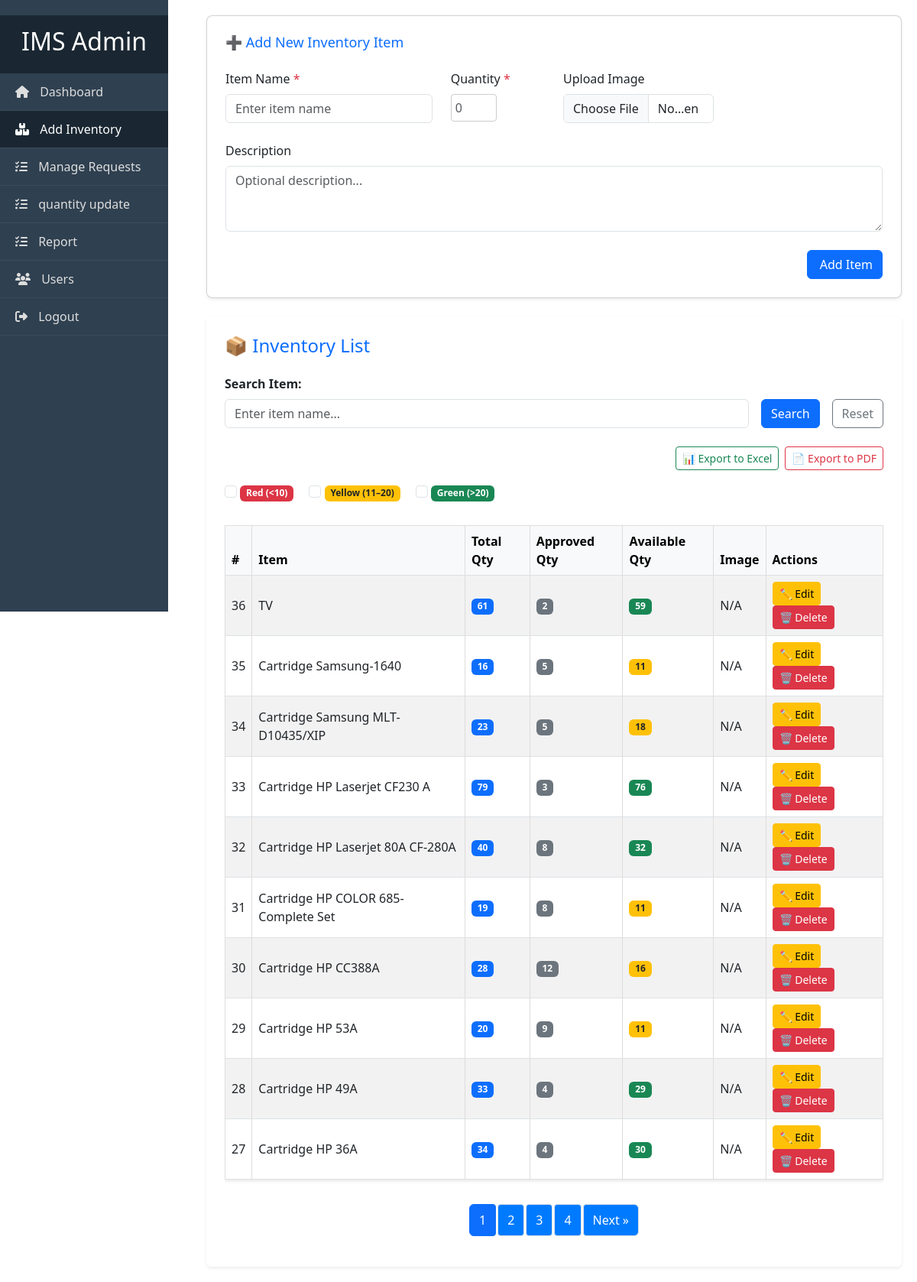
Screenshot of /admin/add_inventory.php (signed in) with the database file from the repository.
### tables this page shows
CREATE TABLE `inventory` (
  `id` int(11) NOT NULL,
  `item_name` varchar(255) NOT NULL,
  `description` text DEFAULT NULL,
  `quantity` int(11) NOT NULL DEFAULT 0,
  `created_at` timestamp NOT NULL DEFAULT current_timestamp(),
  `updated_at` timestamp NOT NULL DEFAULT current_timestamp() ON UPDATE current_timestamp(),
  `image_path` varchar(255) DEFAULT NULL
);

### admin/add_inventory.php (the view, shortened to what this page needs)
<?php
include '../config/db.php';
$search = trim($_GET['search'] ?? '');
$page = isset($_GET['page']) ? max(1, (int)$_GET['page']) : 1;
$limit = 10;
$offset = ($page - 1) * $limit;
$whereClauses = [];
$params = [];
$types = '';
$whereSql = count($whereClauses) > 0 ? 'WHERE ' . implode(' AND ', $whereClauses) : '';
$query = "
    SELECT
        i.*,
        IFNULL(SUM(r.approved_quantity), 0) AS approved_qty
    FROM inventory i
    LEFT JOIN requests r
        ON i.id = r.item_id AND r.status = 'approved'
    $whereSql
    GROUP BY i.id
    ORDER BY i.created_at DESC
    LIMIT ? OFFSET ?
";
$params[] = $limit;
$params[] = $offset;
$types .= 'ii';
$stmt = $conn->prepare($query);
$stmt->bind_param($types, ...$params);
$stmt->execute();
$result = $stmt->get_result();
$count_query = "SELECT COUNT(*) FROM inventory $whereSql";
$count_stmt = $conn->prepare($count_query);
$count_stmt->execute();
$count_stmt->bind_result($total_items);
$total_pages = ceil($total_items / $limit);
?>
<!DOCTYPE html>
<html lang="en">
<head>
  <link href="https://cdn.jsdelivr.net/npm/bootstrap@5.3.0/dist/css/bootstrap.min.css" rel="stylesheet" />
    <link rel="stylesheet" href="../admin/admin-style.css">
</head>
<body>
<?php include '../header.php'; ?>
<?php include '../sidebar.php'; ?>
<div class="content-wrapper">
<div class="card card-custom shadow-sm p-4 mb-4 rounded-3">
    <h3 class="text-primary mb-4">➕ Add New Inventory Item</h3>
    <form method="POST" enctype="multipart/form-data" class="row g-4">
        <div class="col-md-4">
            <label for="item_name" class="form-label">Item Name <span class="text-danger">*</span></label>
            <input type="text" id="item_name" name="item_name" class="form-control" required placeholder="Enter item name" />
        </div>
        <div class="col-md-2">
            <label for="quantity" class="form-label">Quantity <span class="text-danger">*</span></label>
            <input type="number" id="quantity" name="quantity" class="form-control" required min="1" placeholder="0" />
        </div>
        <div class="col-md-3">
            <label for="item_image" class="form-label">Upload Image</label>
            <input type="file" id="item_image" name="item_image" class="form-control" accept="image/*" />
        </div>
        <div class="col-md-12">
            <label for="description" class="form-label">Description</label>
            <textarea id="description" name="description" class="form-control" rows="3" placeholder="Optional description..."></textarea>
        </div>
        <div class="col-12 d-flex justify-content-end">
            <button type="submit" name="add_item" class="btn btn-primary">
                <i class="bi bi-plus-circle me-1"></i> Add Item
            </button>
        </div>
    </form>
</div>
  <div class="table-card shadow-sm p-4 bg-white rounded">
  <h4 class="mb-4 text-primary">📦 Inventory List</h4>
<form method="GET" class="row g-3 align-items-end mb-4">
  <div class="col-md">
    <label for="search" class="form-label fw-semibold">Search Item:</label>
    <input type="text" id="search" name="search" class="form-control" placeholder="Enter item name..." value="<?= htmlspecialchars($search) ?>">
  </div>
  <div class="col-auto">
    <button type="submit" class="btn btn-primary mt-2">Search</button>
  </div>
  <div class="col-auto">
    <a href="add_inventory.php" class="btn btn-outline-secondary mt-2">Reset</a>
  </div>
</form>
  <div class="d-flex justify-content-end gap-2 mb-3">
    <a href="export_excel.php" class="btn btn-outline-success btn-sm">📊 Export to Excel</a>
    <a href="export_pdf.php" class="btn btn-outline-danger btn-sm">📄 Export to PDF</a>
  </div>
  <div class="mb-3">
  <label class="form-check-label me-3">
    <input type="checkbox" class="form-check-input filter-checkbox" value="red">
    <span class="badge bg-danger">Red (&lt;10)</span>
  </label>
  <label class="form-check-label me-3">
    <input type="checkbox" class="form-check-input filter-checkbox" value="yellow">
    <span class="badge bg-warning text-dark">Yellow (11–20)</span>
  </label>
  <label class="form-check-label">
    <input type="checkbox" class="form-check-input filter-checkbox" value="green">
    <span class="badge bg-success">Green (&gt;20)</span>
  </label>
</div>
<div class="table-responsive">
    <table class="table table-bordered table-striped align-middle">
      <thead class="table-light">
        <tr>
          <th>#</th>
          <th>Item</th>
          <th>Total Qty</th>
          <th>Approved Qty</th>
          <th>Available Qty</th>
          <th>Image</th>
          <th>Actions</th>
        </tr>
      </thead>
      <tbody>
        <?php if ($result->num_rows): ?>
          <?php while ($row = $result->fetch_assoc()): ?>
            <?php
              $total = (int)$row['quantity'];
              $approved = (int)$row['approved_qty'];
              $available = max(0, $total - $approved);
            ?>
            <tr data-available="<?= $available ?>">
              <td><?= $row['id'] ?></td>
              <td><?= htmlspecialchars($row['item_name']) ?></td>
              <td><span class="badge bg-primary"><?= $total ?></span></td>
              <td><span class="badge bg-secondary"><?= $approved ?></span></td>
              <td>
                <?php if ($available < 10): ?>
                  <span class="badge bg-danger"><?= $available ?></span>
                <?php elseif ($available <= 20): ?>
                  <span class="badge bg-warning text-dark"><?= $available ?></span>
                <?php else: ?>
                  <span class="badge bg-success"><?= $available ?></span>
                <?php endif; ?>
              </td>
              <td>
                <?php if ($row['image_path']): ?>
                  <img src="../uploads/<?= htmlspecialchars($row['image_path']) ?>" alt="Item Image" class="img-thumbnail">
                <?php else: ?>
                  N/A
                <?php endif; ?>
              </td>
              <td>
                <a href="edit_inventory.php?id=<?= $row['id'] ?>" class="btn btn-sm btn-warning">✏ Edit</a>
                <a href="?delete=<?= $row['id'] ?>" class="btn btn-sm btn-danger"
                   onclick="return confirm('Are you sure you want to delete this item?')">🗑 Delete</a>
              </td>
            </tr>
          <?php endwhile; ?>
        <?php else: ?>
          <tr data-available="<?= $available ?>">
            <td colspan="7" class="text-center text-muted">No items found.</td>
          </tr>
        <?php endif; ?>
      </tbody>
    </table>
  </div>
  <?php if ($total_pages > 1): ?>
    <nav class="mt-3">
      <ul class="pagination justify-content-center">
        <?php for ($p = 1; $p <= $total_pages; $p++): ?>
          <li class="page-item <?= ($p == $page) ? 'active' : '' ?>">
            <a class="page-link" href="?<?= http_build_query(array_merge($_GET, ['page' => $p])) ?>"><?= $p ?></a>
          </li>
        <?php endfor; ?>
        <?php if ($page < $total_pages): ?>
          <li class="page-item">
            <a class="page-link" href="?<?= http_build_query(array_merge($_GET, ['page' => $page + 1])) ?>">Next »</a>
          </li>
        <?php endif; ?>
      </ul>
    </nav>
  <?php endif; ?>
</div>
</body>
</html>

### admin/admin-style.css (style rules this page uses)
body { font-family: 'Segoe UI', Tahoma, Geneva, Verdana, sans-serif; background: #f4f6f9; margin: 0; }
.card { background: #fff; padding: 20px; border-radius: 12px; box-shadow: 0 2px 6px rgba(0,0,0,0.1); transition: transform 0.3s ease; }
.card h3 { margin: 0 0 10px; font-size: 18px; }
body { margin: 0; display: flex; font-family: 'Segoe UI', Tahoma, Geneva, Verdana, sans-serif; }
body { font-family: Arial, sans-serif; background-color: #f4f6f9; margin: 0; padding: 0; }
table { width: 100%; border-collapse: collapse; background: white; box-shadow: 0 2px 4px rgb(0 0 0 / 0.1); }
table th, table td { padding: 12px 15px; border: 1px solid #ddd; text-align: left; }
table th { background-color: #007bff; color: white; }
table tr:nth-child(even) { background-color: #f9f9f9; }
.btn { padding: 6px 12px; font-size: 14px; border: none; border-radius: 3px; cursor: pointer; text-decoration: none; display: inline-block; }
body { font-family: Arial, sans-serif; background:#f5f7fa; margin:0; padding:0; }
table { width: 100%; border-collapse: collapse; margin-top: 15px; }
table th, table td { border: 1px solid #ddd; padding: 10px; text-align: left; }
table th { background: #007BFF; color: white; }
.btn { padding: 6px 12px; border: none; border-radius: 4px; text-decoration: none; cursor: pointer; font-size: 14px; }
.pagination { margin-top: 15px; text-align: center; }
.pagination a, .pagination span { display: inline-block; padding: 8px 12px; margin: 0 3px; background: #007BFF; color: white; text-decoration: none; border-radius: 4px; cursor: pointer; }
input[type="number"] { width: 60px; padding: 5px; border-radius: 4px; border: 1px solid #ccc; }

### admin/add_inventory.php (style rules this page uses)
body { background-color: #f8f9fa; }
.content-wrapper { margin-left: 250px; padding: 20px; }
.form-card, .table-card { background: #fff; border-radius: 8px; box-shadow: 0 0 8px rgba(0,0,0,0.05); padding: 20px; }
.pagination { justify-content: center; }

### rows the page displays
inventory: id "36", item_name "TV", quantity "61", approved "2", available "59", image_path "N/A"
inventory: id "35", item_name "Cartridge Samsung-1640", quantity "16", approved "5", available "11", image_path "N/A"
inventory: id "34", item_name "Cartridge Samsung MLT-D10435/XIP", quantity "23", approved "5", available "18", image_path "N/A"
inventory: id "33", item_name "Cartridge HP Laserjet CF230 A", quantity "79", approved "3", available "76", image_path "N/A"
inventory: id "32", item_name "Cartridge HP Laserjet 80A CF-280A", quantity "40", approved "8", available "32", image_path "N/A"
inventory: id "31", item_name "Cartridge HP COLOR 685-Complete Set", quantity "19", approved "8", available "11", image_path "N/A"
inventory: id "30", item_name "Cartridge HP CC388A", quantity "28", approved "12", available "16", image_path "N/A"
inventory: id "29", item_name "Cartridge HP 53A", quantity "20", approved "9", available "11", image_path "N/A"
inventory: id "28", item_name "Cartridge HP 49A", quantity "33", approved "4", available "29", image_path "N/A"
inventory: id "27", item_name "Cartridge HP 36A", quantity "34", approved "4", available "30", image_path "N/A"
